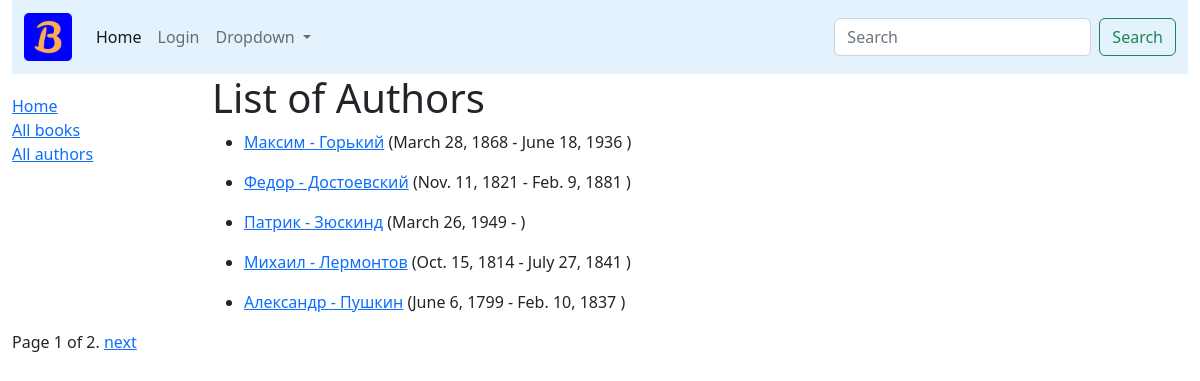
Screenshot of /authors/ with the database file from the repository.
### catalogue/models.py (models this page shows)
class Author(models.Model):
    first_name = models.CharField(max_length=50)
    last_name = models.CharField(max_length=50)
    date_of_birth = models.DateField(null=True, blank=True)
    date_of_death = models.DateField('Died', null=True, blank=True)
    class Meta:
        ordering = ['last_name', 'first_name']
    def get_absolute_url(self):
        return reverse('catalogue:author-detail', kwargs={'pk': self.pk})
    def __str__(self):
        return f'{self.first_name} - {self.last_name}'

### catalogue/views.py (the view)
# urls.py: path('authors/', views.AuthorListView.as_view(), name='authors'),
class AuthorListView(ListView):
    model = Author
    paginate_by = 5

### templates/catalogue/author_list.html (shortened to what this page needs)
{% extends '_base.html' %}
{% block content %}
<h1>List of Authors</h1>
{% if author_list %}
    {% for author in author_list %}
    <ul>
        <li><a href="{{ author.get_absolute_url }}">{{ author }}</a>
            ({{ author.date_of_birth }} -
                {% if author.date_of_death %}
                    {{ author.date_of_death }}
                {% endif %})
        </li>
    </ul>
    {% empty %}
    <p>No Authors Yet!</p>
    {% endfor %}
{% endif %}
{% endblock content %}

### rows the page displays
Author: first_name+last_name "Максим - Горький", date_of_birth "March 28, 1868", date_of_death "June 18, 1936"
Author: first_name+last_name "Федор - Достоевский", date_of_birth "Nov. 11, 1821", date_of_death "Feb. 9, 1881"
Author: first_name+last_name "Патрик - Зюскинд", date_of_birth "March 26, 1949"
Author: first_name+last_name "Михаил - Лермонтов", date_of_birth "Oct. 15, 1814", date_of_death "July 27, 1841"
Author: first_name+last_name "Александр - Пушкин", date_of_birth "June 6, 1799", date_of_death "Feb. 10, 1837"

### other values shown
{{ page_obj.number }} "1"
{{ page_obj.paginator.num_pages }} "2"
